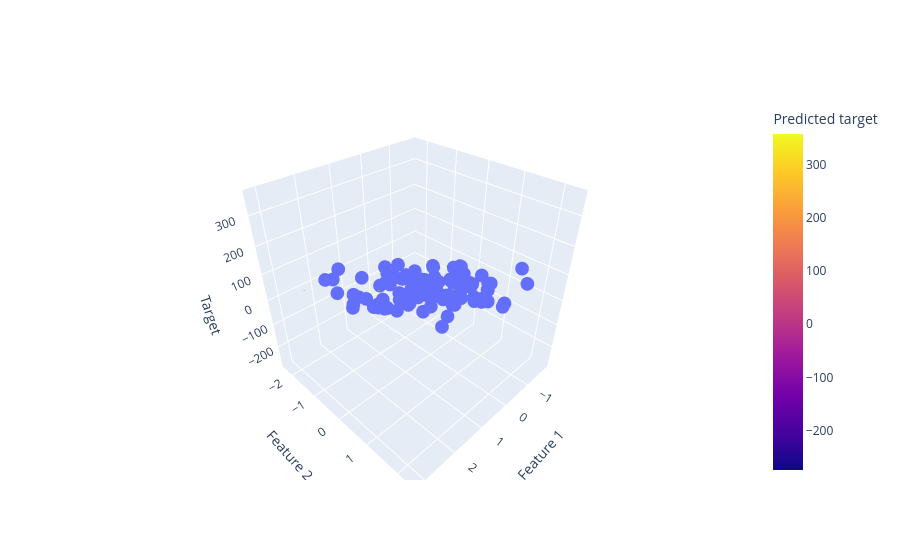

Write notebook code for a chart like this one.
### Code cell
# Make a grid spanning the feature values
feature1_values = np.linspace(df["feature1"].min(), df["feature1"].max(), 50)
feature2_values = np.linspace(df["feature2"].min(), df["feature2"].max(), 50)
F1, F2 = np.meshgrid(feature1_values, feature2_values)

# Predict target values across the grid
grid = np.column_stack([F1.ravel(), F2.ravel()])
Z = lr.predict(grid).reshape(F1.shape)

# Plot observations and the fitted plane
fig = go.Figure()

fig.add_trace(go.Scatter3d(
    x=df["feature1"],
    y=df["feature2"],
    z=df["target"],
    mode="markers",
    name="Data points"
))

fig.add_trace(go.Surface(
    x=F1,
    y=F2,
    z=Z,
    opacity=0.85,
    showscale=True,
    colorbar=dict(title="Predicted target"),
    name="Best-fit plane"
))

fig.update_layout(
    scene=dict(
        xaxis_title="Feature 1",
        yaxis_title="Feature 2",
        zaxis_title="Target"
    )
)

fig.show()
